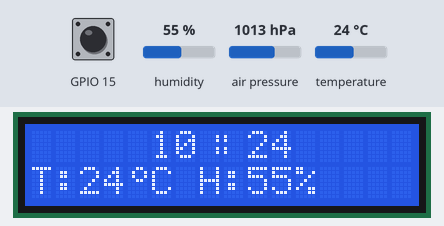
The sketch below on a simulated ESP8266 (NodeMCU). Shown: 16×2 character LCD. Inputs (shaded band) come from the test bench; at power-on: GPIO 15 LOW, air pressure 1013 hPa, humidity 55 %, temperature 24 °C. WiFi joins after 1.5 s; servers stay silent unless stated; network time is answered at once with the bench clock; the local clock reads 2024-03-15 10:24:30 at power-on unless the sketch sets it; what the sketch prints to the serial monitor is not drawn.

Above: at 4.0 s.
4.1 s: GPIO 15 driven HIGH
At 4.8 s:
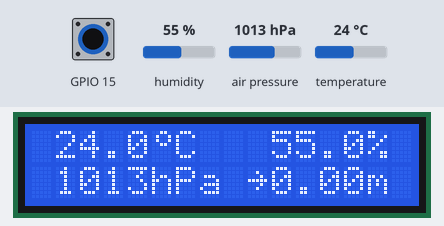
5.6 s: air pressure set to 1000 hPa
At 6.5 s:
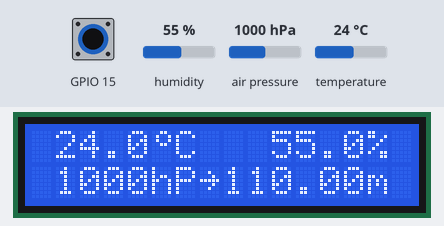
7.6 s: air pressure set to 1048 hPa
At 9.3 s:
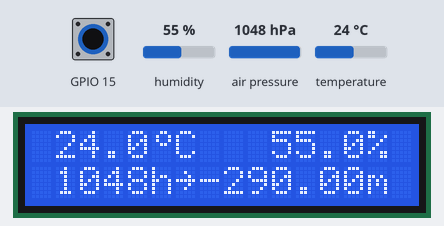
9.6 s: humidity set to 22 %
At 10.9 s:
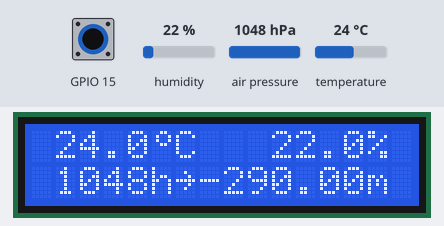
11.6 s: temperature set to 12 °C
At 12.5 s:
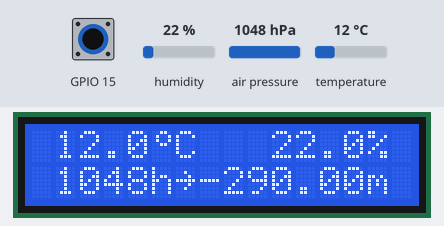
13.6 s: GPIO 15 pulsed LOW 5 times (0.12 s each, 0.3 s apart)
At 13.89 s:
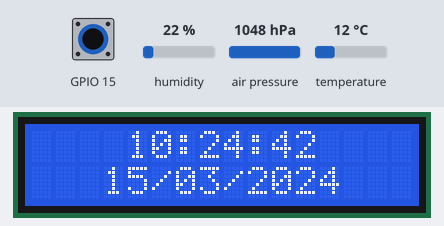
Timing chart, 0 to 16.6 s (numbered marks = the images above; inputs shaded):
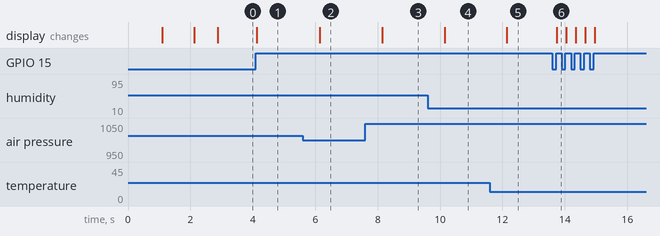

The sketch:

main.ino
```cpp
#include <NTPClient.h>
#include <ESP8266WebServer.h>
#include <WiFiUdp.h>
#include <Adafruit_Sensor.h>
#include <Adafruit_BME280.h>
#include <LiquidCrystal_I2C.h>
#include <Wire.h>
#include <ESP8266WiFi.h>

const char ssid[][10] = {"#SSID#", "#SSID#"};
const char password[][20] = {"#PASSWD#", "#PASSWD#"};

volatile unsigned long last_interrupt_time = 0;
volatile int mode = 0;
bool forcesync = true;
unsigned long currentmillis;
unsigned long lastmillis = 0;
const int intervall_0 = 500;
const int intervall_1 = 1000;
const int intervall_2 = 500;
const int utcOffsetInSeconds = 3600; //UTC offset of your timezone
unsigned long time_lastcon, time_last, syncedtimeinmilliseconds;
unsigned long timeinmilliseconds = 0;
char conssid[10];
String year, month, day, minutes, seconds, sum, sum_old, toprint, formatteddate;
float temperature, humidity, pressure, altitude;
int rawhours;

byte doppelpunktrechts[] = {
  0x00,
  0x01,
  0x01,
  0x00,
  0x01,
  0x01,
  0x00,
  0x00
};
  byte doppelpunktlinks[] = {
  0x00,
  0x10,
  0x10,
  0x00,
  0x10,
  0x10,
  0x00,
  0x00
};
byte grad[] = {
  0x06,
  0x09,
  0x09,
  0x06,
  0x00,
  0x00,
  0x00,
  0x00
};

Adafruit_BME280 bme;
LiquidCrystal_I2C lcd(0x27,16,2);
WiFiUDP ntpUDP;
NTPClient timeClient(ntpUDP, "europe.pool.ntp.org", utcOffsetInSeconds);
ESP8266WebServer server(80);

void setup() {
  Serial.begin(115200);
  Serial.println();
  Serial.println("Started serial");
  lcd.init();
  lcd.backlight();
  lcd.noCursor();
  lcd.createChar(0, doppelpunktrechts);
  lcd.createChar(1, doppelpunktlinks);
  lcd.createChar(2, grad);
  Serial.println("Started lcd");
  bme.begin(0x76);
  Serial.println("Started BME280");
  Serial.println();

  if (connectWIFI(1) == false){
    if (connectWIFI(0) == false){
      lcd.clear();
      lcd.setCursor(0,1);
      lcd.print("restart...");
      Serial.print("restart...");
      delay(500);
      ESP.restart();
    }
  }
  Serial.println("WiFi connected..!");
  lcd.setCursor(0,1);
  lcd.print("connected        ");
  Serial.print("Got IP: ");  Serial.println(WiFi.localIP());
  attachInterrupt(digitalPinToInterrupt(15), interrupt_handler, RISING);
  timeClient.begin();
  server.on("/", handle_OnConnect);
  server.onNotFound(handle_NotFound);
  server.begin();
  Serial.println("HTTP server started");
  delay(700);
}

void loop() {
  // main loop
  currentmillis = millis();
  server.handleClient();
  switch (mode){
    case 0:
      if(currentmillis - lastmillis > intervall_0 || forcesync == true){
        forcesync = false;
        lastmillis = currentmillis;
        build_print(0);

      }
      break;
    case 1:
      if(currentmillis - lastmillis > intervall_1 || forcesync == true){
        forcesync = false;
        lastmillis = currentmillis;
        build_print(1);

      }
      break;
    case 2:
      if(currentmillis - lastmillis > intervall_2 || forcesync == true){
        forcesync = false;
        lastmillis = currentmillis;
        build_print(2);

      }
      break;
    case 3:
      if(forcesync == true){
        forcesync = false;
        build_print(3);
      }
      break;
    case 4:
      if(forcesync == true){
        forcesync = false;
        build_print(4);
      }
      break;
  }

}

void build_print(int modus){
  switch(modus){
      case 0:
      {
      get_indoor();
      get_time();
      sum = String(rawhours) + minutes + String(round(temperature)) + String(round(humidity)); //checks if any changes would be displayed preventing unnecessary flickering
      if (sum != sum_old){
        lcd.clear();
        lcd.setCursor(7-String(rawhours).length(), 0);
        lcd.print(rawhours);
        lcd.write(0); lcd.write(1);
        lcd.print(minutes);

        if(String(round(temperature)).length() <= 2){
          lcd.setCursor(1,1);lcd.print("T:");
          lcd.print(temperature, 0);
          lcd.print("\2C");
        }
        else{
          lcd.setCursor(0,1);lcd.print("T:");
          lcd.print(temperature, 0);
          lcd.print("\2C");
        }

        lcd.setCursor(16 - String(round(humidity)).length() - 4 , 1); lcd.print("H:");
        lcd.print(humidity, 0); lcd.print("%");
        sum_old = sum;
      }
      }
      break;

      case 1:
      {
      get_indoor();
      sum = String(round(temperature*10)/10) + String(round(humidity*10)/10) + String(round(pressure)) + String(round(altitude/10)*10);
      if (sum != sum_old){
        lcd.clear();
        lcd.setCursor(1, 0); lcd.print(temperature, 1); lcd.print("\2C");
        lcd.setCursor(16 - String(humidity).length() -1 , 0); lcd.print(humidity, 1); lcd.print("%");
        lcd.setCursor(1,1); lcd.print(pressure, 0); lcd.print("hPa");
        lcd.setCursor(16 - String(round(altitude)).length() - 3, 1); lcd.print("~");
        lcd.print(round(altitude/10)*10); lcd.print("m");
        sum_old = sum;
      }
      }
      break;

      case 2:
      {
      get_time();
      sum = String(rawhours) + minutes + seconds;
      if (sum != sum_old){
        toprint = String(rawhours)+":"+minutes+":"+seconds + "|" + day + "/" + month + "/" + year;
        lcd.clear();
        lcd.setCursor(12 - toprint.substring(0, toprint.indexOf("|")).length(), 0);
        lcd.print(toprint.substring(0, toprint.indexOf("|")));
        lcd.setCursor(3,1); lcd.print(toprint.substring(toprint.indexOf("|") +1));
        sum_old = sum;
      }
      }
      break;

      case 3:
      {
      lcd.clear(); lcd.home(); lcd.print(conssid); lcd.setCursor(0,1); lcd.print(WiFi.localIP());
      }
      break;

      case 4:
      {
      lcd.clear(); lcd.home(); lcd.print("utcOffset: "); lcd.print(utcOffsetInSeconds);
      lcd.setCursor(0,1); lcd.print("("); lcd.print(float(intervall_0)/1000, 1);
      lcd.print("|"); lcd.print(float(intervall_1)/1000, 1); lcd.print("|");
      lcd.print(float(intervall_2)/1000, 1); lcd.print(")");
      }
      break;
    }
}

bool connectWIFI(int num){ //this function is designed to handle two WIFI networks
  char conpassword[20];
  int count = 0;
  bool conStatus = true;
  strcpy(conssid, ssid[num]);
  strcpy(conpassword, password[num]);
  lcd.clear();
  lcd.home();
  lcd.print(conssid);
  WiFi.mode(WIFI_STA);
  WiFi.begin(conssid, conpassword);
  Serial.print("Connecting: ");
  Serial.println(conssid);
  lcd.setCursor(0,1);
  while (WiFi.status() != WL_CONNECTED) {
    if (count < 16){
      lcd.print(".");
      Serial.print(".");
      count ++;
      delay(1000);
    }
    else{
      conStatus = false;
      Serial.print("Failed to connect: ");
      Serial.println(conssid);
      break;
    }
  }
  return conStatus;
}

void interrupt_handler()
{
  unsigned long interrupt_time = millis();  //debounces the touch sensors signal pin
  if (interrupt_time - last_interrupt_time > 100){
    interrupt_func();
 }
 last_interrupt_time = interrupt_time;
}

void interrupt_func(){  //true interrupt function
  if (mode == 4){
    mode = 0;
  }
  else{
    mode ++;
  }
  Serial.print("Changed Mode to: ");
  Serial.println(mode);
  forcesync = true;
  sum_old = "";
}

void get_time(){  //the times isn't synced every time get_time() is called
  unsigned long time_current = millis();

  if (time_current -  time_lastcon > 1800000 || time_lastcon == 0){
    sync_time();
  }
  else{
    timeinmilliseconds += time_current - time_last;
    time_last = time_current;
  }
  if(timeinmilliseconds >= 86400000){ //triggers sync_time() if time ist bigger than 23:59:59
    sync_time();
  }
  int temp = 0;
  rawhours = timeinmilliseconds / int(3600000); temp = timeinmilliseconds % 3600000;
  int rawminutes = temp / int(60000); temp = temp % 60000;
  int rawseconds = temp / int(1000); temp = 0;
  minutes = String(rawminutes);
  seconds = String(rawseconds);
  if(rawminutes < 10){
    minutes = "0" + String(rawminutes);
  }
  if(rawseconds < 10){
    seconds = "0" + String(rawseconds);
  }
}

void sync_time(){
  timeClient.update();
  time_lastcon = millis();
  time_last = time_lastcon;
  timeinmilliseconds = 0;
  timeinmilliseconds += timeClient.getHours() * 3600000;
  timeinmilliseconds += timeClient.getMinutes() *60000;
  timeinmilliseconds += timeClient.getSeconds() * 1000;
  String datetime = timeClient.getFormattedDate();
  year = datetime.substring(0, 4);
  month = datetime.substring(5,7);
  day = datetime.substring(8,10);
  Serial.println("synced Time");
  Serial.println(datetime);
}

void get_indoor(){ //reads sensor's data

  temperature = bme.readTemperature();
  humidity = bme.readHumidity();
  pressure = bme.readPressure() / 100;
  altitude = bme.readAltitude(1013.25);

}

void handle_OnConnect() { //handels http requests
  get_indoor();
  server.send(200, "text/html", SendHTML());
}

void handle_NotFound(){
  server.send(404, "text/plain", "Not found");
}

String SendHTML(){     //HTML response on port 80
  String ptr = "<!DOCTYPE html> <html>\n";
  ptr +="<head><meta name=\"viewport\" content=\"width=device-width, initial-scale=1.0, user-scalable=no\" charset=\"utf-8\">\n";
  ptr +="<title>Tom's Wetterstation</title>\n";
  ptr +="<style>html { font-family: Arial, Helvetica, sans-serif; display: inline-block; margin: 0px auto; text-align: center;}\n";
  ptr +="body{margin-top: 50px;} h1 {margin: 50px auto 30px;}\n";
  ptr +="p {font-size: 24px; margin-bottom: 10px;}\n";
  ptr +="</style>\n"; ptr +="</head>\n"; ptr +="<body>\n"; ptr +="<div id=\"webpage\">\n";
  ptr +="<h1>Tom's Wetterstation</h1>\n"; ptr +="<p>Temperatur: "; ptr +=temperature;
  ptr +="&deg;C</p>"; ptr +="<p>Luftfeuchtigkeit: "; ptr +=humidity; ptr +="%</p>";
  ptr +="<p>Luftdruck: "; ptr +=pressure; ptr +="hPa</p>"; ptr +="<p>Höhe (über NN): ";
  ptr +=altitude; ptr +="m</p>"; ptr +="</div>\n";
  ptr +="</body>\n"; ptr +="</html>\n";
  return ptr;
}
```

Measured:
- after the input at 4.1 s, the display: changes at once (image 1)
- after the input at 5.6 s, the display: changes after 0.54 s (image 2)
- after the input at 7.6 s, the display: changes after 0.54 s (image 3)
- after the input at 9.6 s, the display: changes after 0.54 s (image 4)
- after the input at 11.6 s, the display: changes after 0.55 s (image 5)
- after the input at 13.6 s, the display: changes after 0.14 s (image 6)
